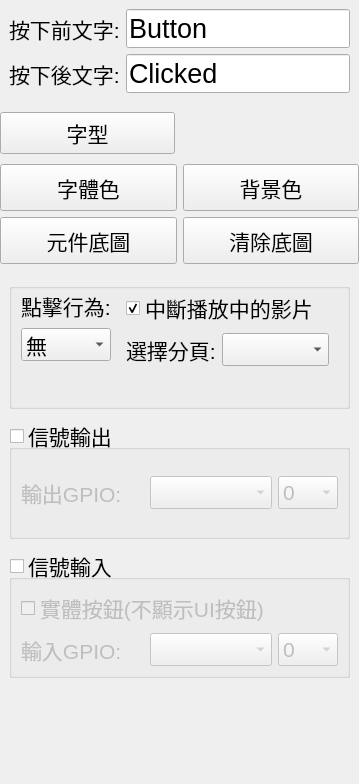
<?xml version="1.0" encoding="UTF-8"?>
<ui version="4.0">
 <class>EditButton</class>
 <widget class="QWidget" name="EditButton">
  <property name="geometry">
   <rect>
    <x>0</x>
    <y>0</y>
    <width>352</width>
    <height>784</height>
   </rect>
  </property>
  <property name="windowTitle">
   <string>Form</string>
  </property>
  <property name="styleSheet">
   <string notr="true">QComboBox{
background-color: rgb(255, 255, 255);
font: 20px &quot;Arial&quot;;}


font: 20px &quot;Arial&quot;</string>
  </property>
  <layout class="QGridLayout" name="gridLayout">
   <property name="leftMargin">
    <number>0</number>
   </property>
   <property name="topMargin">
    <number>0</number>
   </property>
   <property name="rightMargin">
    <number>0</number>
   </property>
   <property name="bottomMargin">
    <number>0</number>
   </property>
   <property name="spacing">
    <number>0</number>
   </property>
   <item row="0" column="0">
    <widget class="QWidget" name="widget_6" native="true">
     <property name="font">
      <font>
       <pointsize>16</pointsize>
      </font>
     </property>
     <layout class="QGridLayout" name="gridLayout_5">
      <property name="leftMargin">
       <number>0</number>
      </property>
      <property name="topMargin">
       <number>0</number>
      </property>
      <property name="rightMargin">
       <number>0</number>
      </property>
      <property name="bottomMargin">
       <number>0</number>
      </property>
      <property name="spacing">
       <number>10</number>
      </property>
      <item row="6" column="2">
       <spacer name="verticalSpacer_3">
        <property name="orientation">
         <enum>Qt::Vertical</enum>
        </property>
        <property name="sizeHint" stdset="0">
         <size>
          <width>20</width>
          <height>40</height>
         </size>
        </property>
       </spacer>
      </item>
      <item row="2" column="0" colspan="2">
       <widget class="QPushButton" name="btnSelectFont">
        <property name="minimumSize">
         <size>
          <width>0</width>
          <height>42</height>
         </size>
        </property>
        <property name="font">
         <font>
          <pointsize>16</pointsize>
          <weight>50</weight>
          <italic>false</italic>
          <bold>false</bold>
         </font>
        </property>
        <property name="text">
         <string>字型</string>
        </property>
       </widget>
      </item>
      <item row="0" column="0" colspan="4">
       <widget class="QWidget" name="widget_9" native="true">
        <layout class="QGridLayout" name="gridLayout_2">
         <item row="0" column="1">
          <widget class="QLineEdit" name="txtText">
           <property name="font">
            <font>
             <pointsize>20</pointsize>
            </font>
           </property>
           <property name="text">
            <string>Button</string>
           </property>
          </widget>
         </item>
         <item row="0" column="0">
          <widget class="QLabel" name="label_5">
           <property name="sizePolicy">
            <sizepolicy hsizetype="Maximum" vsizetype="Preferred">
             <horstretch>0</horstretch>
             <verstretch>0</verstretch>
            </sizepolicy>
           </property>
           <property name="font">
            <font>
             <pointsize>16</pointsize>
            </font>
           </property>
           <property name="text">
            <string>按下前文字:</string>
           </property>
          </widget>
         </item>
         <item row="1" column="0">
          <widget class="QLabel" name="label">
           <property name="minimumSize">
            <size>
             <width>0</width>
             <height>36</height>
            </size>
           </property>
           <property name="text">
            <string>按下後文字:</string>
           </property>
          </widget>
         </item>
         <item row="1" column="1">
          <widget class="QLineEdit" name="txtText2">
           <property name="font">
            <font>
             <pointsize>20</pointsize>
            </font>
           </property>
           <property name="text">
            <string>Clicked</string>
           </property>
          </widget>
         </item>
        </layout>
       </widget>
      </item>
      <item row="3" column="0" colspan="4">
       <widget class="QWidget" name="widget_10" native="true">
        <property name="minimumSize">
         <size>
          <width>100</width>
          <height>100</height>
         </size>
        </property>
        <layout class="QGridLayout" name="gridLayout_4">
         <property name="leftMargin">
          <number>0</number>
         </property>
         <property name="topMargin">
          <number>0</number>
         </property>
         <property name="rightMargin">
          <number>0</number>
         </property>
         <property name="bottomMargin">
          <number>0</number>
         </property>
         <item row="0" column="1">
          <widget class="QPushButton" name="btnBgColor">
           <property name="sizePolicy">
            <sizepolicy hsizetype="Preferred" vsizetype="Preferred">
             <horstretch>0</horstretch>
             <verstretch>0</verstretch>
            </sizepolicy>
           </property>
           <property name="minimumSize">
            <size>
             <width>96</width>
             <height>42</height>
            </size>
           </property>
           <property name="maximumSize">
            <size>
             <width>16777215</width>
             <height>16777215</height>
            </size>
           </property>
           <property name="font">
            <font>
             <pointsize>16</pointsize>
             <weight>50</weight>
             <italic>false</italic>
             <bold>false</bold>
            </font>
           </property>
           <property name="text">
            <string>背景色</string>
           </property>
          </widget>
         </item>
         <item row="1" column="1">
          <widget class="QPushButton" name="btnClearBg">
           <property name="sizePolicy">
            <sizepolicy hsizetype="Preferred" vsizetype="Preferred">
             <horstretch>0</horstretch>
             <verstretch>0</verstretch>
            </sizepolicy>
           </property>
           <property name="minimumSize">
            <size>
             <width>96</width>
             <height>42</height>
            </size>
           </property>
           <property name="font">
            <font>
             <pointsize>16</pointsize>
             <weight>50</weight>
             <italic>false</italic>
             <bold>false</bold>
            </font>
           </property>
           <property name="text">
            <string>清除底圖</string>
           </property>
          </widget>
         </item>
         <item row="1" column="0">
          <widget class="QPushButton" name="btnBgImage">
           <property name="sizePolicy">
            <sizepolicy hsizetype="Preferred" vsizetype="Preferred">
             <horstretch>0</horstretch>
             <verstretch>0</verstretch>
            </sizepolicy>
           </property>
           <property name="minimumSize">
            <size>
             <width>96</width>
             <height>42</height>
            </size>
           </property>
           <property name="font">
            <font>
             <pointsize>16</pointsize>
             <weight>50</weight>
             <italic>false</italic>
             <bold>false</bold>
            </font>
           </property>
           <property name="focusPolicy">
            <enum>Qt::NoFocus</enum>
           </property>
           <property name="text">
            <string>元件底圖</string>
           </property>
          </widget>
         </item>
         <item row="0" column="0">
          <widget class="QPushButton" name="btnTxtColor">
           <property name="sizePolicy">
            <sizepolicy hsizetype="Preferred" vsizetype="Preferred">
             <horstretch>0</horstretch>
             <verstretch>0</verstretch>
            </sizepolicy>
           </property>
           <property name="minimumSize">
            <size>
             <width>96</width>
             <height>42</height>
            </size>
           </property>
           <property name="maximumSize">
            <size>
             <width>16777215</width>
             <height>16777215</height>
            </size>
           </property>
           <property name="font">
            <font>
             <pointsize>16</pointsize>
             <weight>50</weight>
             <italic>false</italic>
             <bold>false</bold>
            </font>
           </property>
           <property name="text">
            <string>字體色</string>
           </property>
          </widget>
         </item>
        </layout>
       </widget>
      </item>
      <item row="6" column="3">
       <widget class="QLabel" name="label_18">
        <property name="text">
         <string/>
        </property>
       </widget>
      </item>
      <item row="4" column="0" colspan="4">
       <widget class="QWidget" name="widget" native="true">
        <property name="minimumSize">
         <size>
          <width>0</width>
          <height>200</height>
         </size>
        </property>
        <layout class="QGridLayout" name="gridLayout_3">
         <property name="horizontalSpacing">
          <number>5</number>
         </property>
         <property name="verticalSpacing">
          <number>10</number>
         </property>
         <item row="2" column="0" colspan="2">
          <widget class="QGroupBox" name="groupBox">
           <property name="minimumSize">
            <size>
             <width>0</width>
             <height>120</height>
            </size>
           </property>
           <property name="inputMethodHints">
            <set>Qt::ImhNone</set>
           </property>
           <property name="title">
            <string>信號輸入</string>
           </property>
           <property name="checkable">
            <bool>true</bool>
           </property>
           <property name="checked">
            <bool>false</bool>
           </property>
           <layout class="QGridLayout" name="gridLayout_6">
            <item row="1" column="1">
             <widget class="QComboBox" name="comboBox_4">
              <property name="minimumSize">
               <size>
                <width>0</width>
                <height>33</height>
               </size>
              </property>
             </widget>
            </item>
            <item row="1" column="2">
             <widget class="QComboBox" name="comboBox_5">
              <property name="minimumSize">
               <size>
                <width>0</width>
                <height>33</height>
               </size>
              </property>
              <property name="maximumSize">
               <size>
                <width>60</width>
                <height>16777215</height>
               </size>
              </property>
              <item>
               <property name="text">
                <string>0</string>
               </property>
              </item>
              <item>
               <property name="text">
                <string>1</string>
               </property>
              </item>
             </widget>
            </item>
            <item row="1" column="0">
             <widget class="QLabel" name="label_4">
              <property name="text">
               <string>輸入GPIO:</string>
              </property>
             </widget>
            </item>
            <item row="0" column="0" colspan="3">
             <widget class="QCheckBox" name="checkBox">
              <property name="minimumSize">
               <size>
                <width>0</width>
                <height>33</height>
               </size>
              </property>
              <property name="text">
               <string>實體按鈕(不顯示UI按鈕)</string>
              </property>
             </widget>
            </item>
           </layout>
          </widget>
         </item>
         <item row="1" column="0" colspan="2">
          <widget class="QGroupBox" name="groupBox_2">
           <property name="minimumSize">
            <size>
             <width>0</width>
             <height>120</height>
            </size>
           </property>
           <property name="title">
            <string>信號輸出</string>
           </property>
           <property name="checkable">
            <bool>true</bool>
           </property>
           <property name="checked">
            <bool>false</bool>
           </property>
           <layout class="QHBoxLayout" name="horizontalLayout_2">
            <item>
             <widget class="QLabel" name="label_3">
              <property name="text">
               <string>輸出GPIO:</string>
              </property>
             </widget>
            </item>
            <item>
             <widget class="QComboBox" name="comboBox_2">
              <property name="minimumSize">
               <size>
                <width>0</width>
                <height>33</height>
               </size>
              </property>
              <property name="styleSheet">
               <string notr="true"/>
              </property>
             </widget>
            </item>
            <item>
             <widget class="QComboBox" name="comboBox_3">
              <property name="minimumSize">
               <size>
                <width>0</width>
                <height>33</height>
               </size>
              </property>
              <property name="maximumSize">
               <size>
                <width>60</width>
                <height>16777215</height>
               </size>
              </property>
              <item>
               <property name="text">
                <string>0</string>
               </property>
              </item>
              <item>
               <property name="text">
                <string>1</string>
               </property>
              </item>
             </widget>
            </item>
           </layout>
          </widget>
         </item>
         <item row="0" column="0" colspan="2">
          <widget class="QGroupBox" name="groupBox_3">
           <property name="minimumSize">
            <size>
             <width>0</width>
             <height>100</height>
            </size>
           </property>
           <layout class="QGridLayout" name="gridLayout_9">
            <property name="topMargin">
             <number>0</number>
            </property>
            <property name="bottomMargin">
             <number>0</number>
            </property>
            <item row="0" column="0">
             <widget class="QLabel" name="label_2">
              <property name="sizePolicy">
               <sizepolicy hsizetype="Preferred" vsizetype="Fixed">
                <horstretch>0</horstretch>
                <verstretch>0</verstretch>
               </sizepolicy>
              </property>
              <property name="minimumSize">
               <size>
                <width>40</width>
                <height>33</height>
               </size>
              </property>
              <property name="text">
               <string>點擊行為:</string>
              </property>
             </widget>
            </item>
            <item row="1" column="0">
             <widget class="QComboBox" name="cbAction">
              <property name="minimumSize">
               <size>
                <width>90</width>
                <height>30</height>
               </size>
              </property>
              <property name="styleSheet">
               <string notr="true"/>
              </property>
              <item>
               <property name="text">
                <string>無</string>
               </property>
              </item>
              <item>
               <property name="text">
                <string>換頁</string>
               </property>
              </item>
              <item>
               <property name="text">
                <string>運行腳本</string>
               </property>
              </item>
             </widget>
            </item>
            <item row="0" column="1" rowspan="3">
             <widget class="QStackedWidget" name="stackAction">
              <property name="minimumSize">
               <size>
                <width>0</width>
                <height>33</height>
               </size>
              </property>
              <property name="currentIndex">
               <number>1</number>
              </property>
              <widget class="QWidget" name="page0"/>
              <widget class="QWidget" name="page1" native="true">
               <layout class="QGridLayout" name="gridLayout_7">
                <property name="topMargin">
                 <number>0</number>
                </property>
                <property name="bottomMargin">
                 <number>0</number>
                </property>
                <item row="1" column="0">
                 <widget class="QLabel" name="label_6">
                  <property name="sizePolicy">
                   <sizepolicy hsizetype="Fixed" vsizetype="Preferred">
                    <horstretch>0</horstretch>
                    <verstretch>0</verstretch>
                   </sizepolicy>
                  </property>
                  <property name="text">
                   <string>選擇分頁:</string>
                  </property>
                 </widget>
                </item>
                <item row="1" column="1">
                 <widget class="QComboBox" name="cbPageSelect">
                  <property name="minimumSize">
                   <size>
                    <width>0</width>
                    <height>30</height>
                   </size>
                  </property>
                  <property name="styleSheet">
                   <string notr="true"/>
                  </property>
                 </widget>
                </item>
                <item row="0" column="0" colspan="2">
                 <widget class="QCheckBox" name="checkBox_2">
                  <property name="minimumSize">
                   <size>
                    <width>0</width>
                    <height>33</height>
                   </size>
                  </property>
                  <property name="text">
                   <string>中斷播放中的影片</string>
                  </property>
                  <property name="checked">
                   <bool>true</bool>
                  </property>
                 </widget>
                </item>
                <item row="2" column="1">
                 <spacer name="verticalSpacer">
                  <property name="orientation">
                   <enum>Qt::Vertical</enum>
                  </property>
                  <property name="sizeHint" stdset="0">
                   <size>
                    <width>20</width>
                    <height>40</height>
                   </size>
                  </property>
                 </spacer>
                </item>
               </layout>
              </widget>
              <widget class="QWidget" name="page2">
               <layout class="QGridLayout" name="gridLayout_8">
                <item row="0" column="0">
                 <widget class="QLineEdit" name="lineEdit"/>
                </item>
               </layout>
              </widget>
             </widget>
            </item>
            <item row="2" column="0">
             <spacer name="verticalSpacer_2">
              <property name="orientation">
               <enum>Qt::Vertical</enum>
              </property>
              <property name="sizeHint" stdset="0">
               <size>
                <width>20</width>
                <height>40</height>
               </size>
              </property>
             </spacer>
            </item>
           </layout>
          </widget>
         </item>
        </layout>
       </widget>
      </item>
     </layout>
    </widget>
   </item>
  </layout>
 </widget>
 <resources/>
 <connections/>
</ui>
